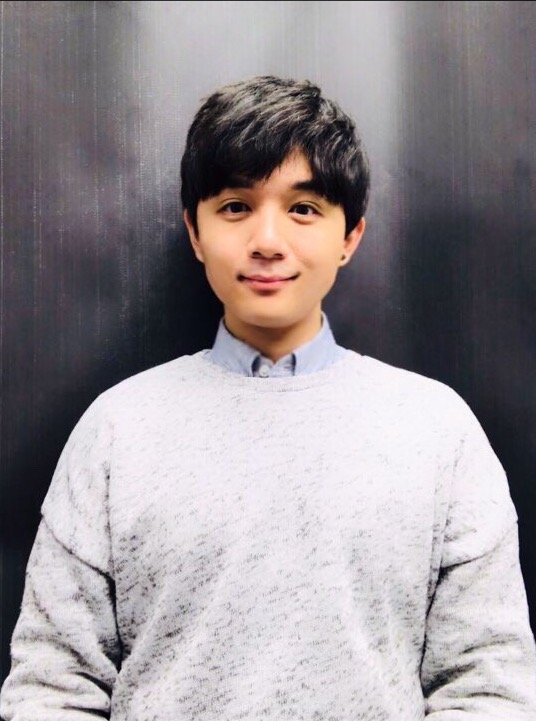
#> input picture sean.jpg, 536 x 721 px; its folder holds only this picture in this run
$ python -i helper_module.py   (imports and definitions only)
#> lines starting #> are read from the running program, lines starting #| are printed output that depends on the picture
#> further down, picture is the input picture: shape (721, 536, 3); mean B, G, R 149.8, 145.9, 152.8
import warnings
# [1 line not run here, left out]

import cv2 ## openCV
import os
import numpy as np
import matplotlib.pyplot as plt
import operator

from IPython.display import Markdown, display
def printmd(string, color=None):
    colorstr = "<span style='color:{}'>{}</span>".format(color, string)
    display(Markdown(colorstr))

original_path = os.getcwd()
## OpenCV haarcascade model for "face detection"
face_cascade = cv2.CascadeClassifier('haarcascade_frontalface_default.xml')
## for input images
img_width = 550
img_height = 750
## for cropped face
img_col = 96
img_row = 96
## hyperparams
box_size_factor = 10 # bigger value allows smaller bounding box
face_recog_thresh = 0.70

## `embed_image` to embed processed face images into 128d vectors
# [10 lines left out: function embed_image, not called in this run]

## `detect_face` to detect frontal faces in *gray* (higher accuracy than doing it in color)
def detect_face(img,fc=face_cascade,flag='db',plot=False):
    '''
    Receive BGR format as an input and return coordinate(s) of detected face(s)

    default: flag = 'db' --> assume only one face is present in the image and return only 1 face
    flag = 'new' --> if to embed new images (possibly multiple faces)
    '''
#> called with flag = 'db', plot = False
    img_grey = cv2.cvtColor(img, cv2.COLOR_BGR2GRAY)
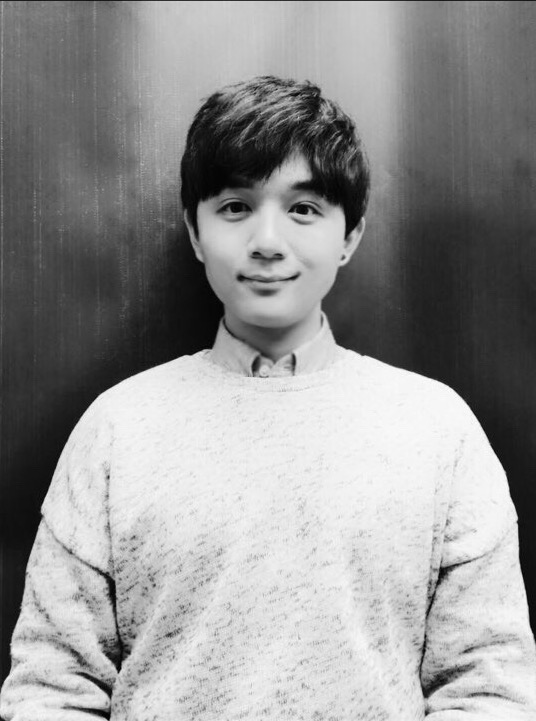
#> img_grey: shape (721, 536); min 1, max 254, mean 148.3

    height,width = img_grey.shape
#> height = 721; width = 536
    faces_raw = fc.detectMultiScale(img_grey) # higher accuracy for faces with black glasses
#> faces_raw = [[175, 136, 190, 190]]
    faces = []

    # get rid of errorneous small boxes
    for face in faces_raw:
        if face[2] > (min(height,width)/box_size_factor):
            faces.append(face)
#> this loop made 1 pass
#> after the loop, faces = [[175, 136, 190, 190]]

    if flag == 'db':
        face_box = [0,0,0,0]
        for (x,y,w,h) in faces:
            if w > face_box[2]:
                face_box = [x,y,w,h] # IGNOTE ALL OTHER FALSY FACE BOXES for database embedding
#> this loop made 1 pass
        (x,y,w,h) = face_box
#> x = 175; y = 136; w = 190; h = 190
        faces = [face_box]
    if flag == 'new':
        faces = faces

    if plot:
        num_col = 5
        img_color = cv2.cvtColor(img, cv2.COLOR_BGR2RGB)
        img_color_for_crop = img_color.copy()
        for (plot_x,plot_y,plot_w,plot_h) in faces:
            img_color = cv2.rectangle(img_color, (plot_x,plot_y), (plot_x+plot_w,plot_y+plot_h), (255,0,0), 8)

        plt.title('full image',fontdict={'fontsize':15,'fontweight':'bold'})
        plt.imshow(img_color)
        plt.axis('off')
        if len(faces) == 1:
            (plot_x,plot_y,plot_w,plot_h) = faces[0]
            fig,ax=plt.subplots(1,1,figsize=(3,3))
            cropped = img_color_for_crop[plot_y:plot_y+plot_h,plot_x:plot_x+plot_w]
            ax.imshow(cropped)
            ax.axis('off')
            fig.suptitle('Cropped face image to be embedded',fontsize=15,fontweight='bold')
        elif len(faces)<=num_col:
            fig,axes=plt.subplots(1,len(faces),figsize=(3*len(faces),3))
            for ax,(plot_x,plot_y,plot_w,plot_h) in zip(axes.flatten(),faces):
                cropped = img_color_for_crop[plot_y:plot_y+plot_h,plot_x:plot_x+plot_w]
                ax.imshow(cropped)
                ax.axis('off')
            fig.suptitle('Cropped face image to be embedded (not ordered)',fontsize=15,fontweight='bold')
        else:
            fig, axes = plt.subplots(int(np.ceil(len(faces)/num_col)),num_col,figsize=(15,3*int(np.ceil(len(faces)/num_col))))
            fig.suptitle('Cropped face image to be embedded (not ordered)',fontsize=15,fontweight='bold')

            for ax,(plot_x,plot_y,plot_w,plot_h) in zip(axes.flatten(),faces):
                cropped = img_color_for_crop[plot_y:plot_y+plot_h,plot_x:plot_x+plot_w]
                ax.imshow(cropped)
                ax.axis('off')
            if not len(faces)==len(axes.flatten()):
                for i in axes.flatten()[len(faces)-len(axes.flatten()):]:
                    i.set_visible(False)
    return faces

## `database_face_embedding` to process and embed images in the database
# [100 lines left out: functions database_face_embedding, identify_singe_face, recog_face, load_test_img, not called in this run]

>>> import cv2
>>> picture = cv2.imread('sean.jpg')
>>> result = detect_face(picture)
#> result = [[175, 136, 190, 190]]
